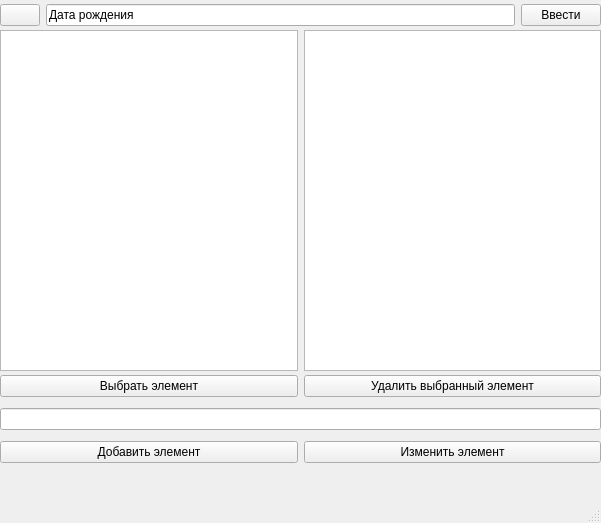
<?xml version="1.0" encoding="UTF-8"?>
<ui version="4.0">
 <class>MainWindow</class>
 <widget class="QMainWindow" name="MainWindow">
  <property name="geometry">
   <rect>
    <x>0</x>
    <y>0</y>
    <width>601</width>
    <height>523</height>
   </rect>
  </property>
  <property name="windowTitle">
   <string>MainWindow</string>
  </property>
  <widget class="QWidget" name="centralwidget">
   <widget class="QWidget" name="horizontalLayoutWidget">
    <property name="geometry">
     <rect>
      <x>0</x>
      <y>0</y>
      <width>601</width>
      <height>31</height>
     </rect>
    </property>
    <layout class="QHBoxLayout" name="horizontalLayout">
     <item>
      <widget class="QPushButton" name="pushButton">
       <property name="text">
        <string/>
       </property>
       <property name="icon">
        <iconset>
         <normaloff>../../Downloads/32743.png</normaloff>../../Downloads/32743.png</iconset>
       </property>
      </widget>
     </item>
     <item>
      <widget class="QLineEdit" name="Edit">
       <property name="text">
        <string>Дата рождения</string>
       </property>
      </widget>
     </item>
     <item>
      <widget class="QPushButton" name="pushButton_2">
       <property name="text">
        <string>Ввести</string>
       </property>
      </widget>
     </item>
    </layout>
   </widget>
   <widget class="QWidget" name="gridLayoutWidget">
    <property name="geometry">
     <rect>
      <x>0</x>
      <y>30</y>
      <width>601</width>
      <height>341</height>
     </rect>
    </property>
    <layout class="QGridLayout" name="gridLayout">
     <item row="0" column="1">
      <widget class="QListWidget" name="listWidget"/>
     </item>
     <item row="0" column="2">
      <widget class="QTextBrowser" name="textBrowser"/>
     </item>
    </layout>
   </widget>
   <widget class="QWidget" name="gridLayoutWidget_2">
    <property name="geometry">
     <rect>
      <x>0</x>
      <y>370</y>
      <width>601</width>
      <height>101</height>
     </rect>
    </property>
    <layout class="QGridLayout" name="gridLayout_2">
     <item row="0" column="1">
      <widget class="QPushButton" name="pushButton_4">
       <property name="text">
        <string>Удалить выбранный элемент</string>
       </property>
      </widget>
     </item>
     <item row="0" column="0">
      <widget class="QPushButton" name="pushButton_3">
       <property name="text">
        <string>Выбрать элемент</string>
       </property>
      </widget>
     </item>
     <item row="1" column="0" colspan="2">
      <widget class="QLineEdit" name="lineEdit"/>
     </item>
     <item row="2" column="0">
      <widget class="QPushButton" name="pushButton_6">
       <property name="text">
        <string>Добавить элемент</string>
       </property>
      </widget>
     </item>
     <item row="2" column="1">
      <widget class="QPushButton" name="pushButton_5">
       <property name="text">
        <string>Изменить элемент</string>
       </property>
      </widget>
     </item>
    </layout>
   </widget>
  </widget>
  <widget class="QMenuBar" name="menubar">
   <property name="geometry">
    <rect>
     <x>0</x>
     <y>0</y>
     <width>601</width>
     <height>25</height>
    </rect>
   </property>
  </widget>
  <widget class="QStatusBar" name="statusbar"/>
 </widget>
 <resources/>
 <connections/>
</ui>
